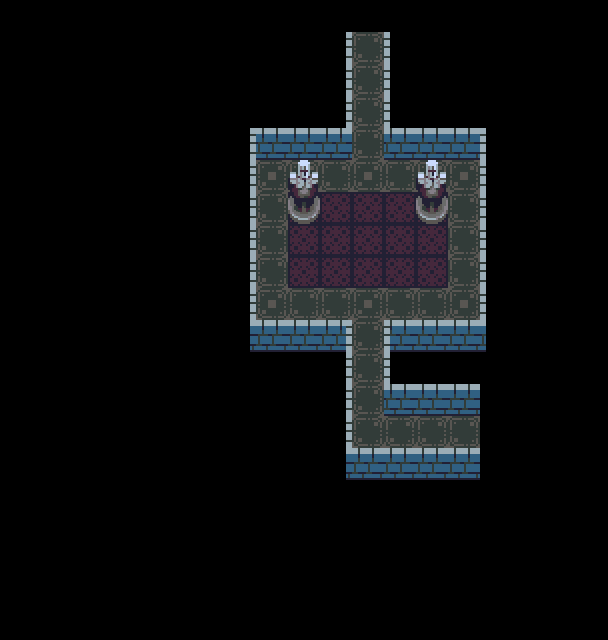

Tiled map render using the project's own tile images. Description and the whole map definition, tile-layer contents included, below:
An orthogonal 19x20 tile map with 32x32 px tiles, 3 tile layers (ground, walls, death) and 4 objects (2x connection, 2x torch).

<map version="1.0" tiledversion="1.1.5" orientation="orthogonal" renderorder="right-down" width="19" height="20" tilewidth="32" tileheight="32" infinite="0" nextobjectid="36">
 <tileset firstgid="1" source="tower-tileset.tsx" />
 <layer name="ground" width="19" height="20">
  <data encoding="csv">
0,0,0,0,0,0,0,0,0,0,0,0,0,0,0,0,0,0,0,
0,0,0,0,0,0,0,0,0,0,0,0,0,0,0,0,0,0,0,
0,0,0,0,0,0,0,0,0,0,0,51,0,0,0,0,0,0,0,
0,0,0,0,0,0,0,0,0,0,0,51,0,0,0,0,0,0,0,
0,0,0,0,0,0,0,0,0,0,0,51,0,0,0,0,0,0,0,
0,0,0,0,0,0,0,0,41,51,51,41,51,51,41,0,0,0,0,
0,0,0,0,0,0,0,0,51,52,52,52,52,52,51,0,0,0,0,
0,0,0,0,0,0,0,0,51,52,52,52,52,52,51,0,0,0,0,
0,0,0,0,0,0,0,0,51,52,52,52,52,52,51,0,0,0,0,
0,0,0,0,0,0,0,0,41,51,51,41,51,51,41,0,0,0,0,
0,0,0,0,0,0,0,0,0,0,0,51,0,0,0,0,0,0,0,
0,0,0,0,0,0,0,0,0,0,0,51,0,0,0,0,0,0,0,
0,0,0,0,0,0,0,0,0,0,0,51,0,0,0,0,0,0,0,
0,0,0,0,0,0,0,0,0,0,0,51,51,51,0,0,0,0,0,
0,0,0,0,0,0,0,0,0,0,0,0,0,0,0,0,0,0,0,
0,0,0,0,0,0,0,0,0,0,0,0,0,0,0,0,0,0,0,
0,0,0,0,0,0,0,0,0,0,0,0,0,0,0,0,0,0,0,
0,0,0,0,0,0,0,0,0,0,0,0,0,0,0,0,0,0,0,
0,0,0,0,0,0,0,0,0,0,0,0,0,0,0,0,0,0,0,
0,0,0,0,0,0,0,0,0,0,0,0,0,0,0,0,0,0,0
</data>
 </layer>
 <layer name="walls" width="19" height="20">
  <data encoding="csv">
0,0,0,0,0,0,0,0,0,0,0,0,0,0,0,0,0,0,0,
0,0,0,0,0,0,0,0,0,0,14,51,15,0,0,0,0,0,0,
0,0,0,0,0,0,0,0,0,0,14,0,15,0,0,0,0,0,0,
0,0,0,0,0,0,0,0,0,0,14,0,15,0,0,0,0,0,0,
0,0,0,0,0,0,0,14,12,12,12,0,12,12,12,15,0,0,0,
0,0,0,0,0,0,0,14,0,87,0,0,0,87,0,15,0,0,0,
0,0,0,0,0,0,0,14,0,97,0,0,0,97,0,15,0,0,0,
0,0,0,0,0,0,0,14,0,0,0,0,0,0,0,15,0,0,0,
0,0,0,0,0,0,0,14,0,0,0,0,0,0,0,15,0,0,0,
0,0,0,0,0,0,0,14,0,0,0,0,0,0,0,15,0,0,0,
0,0,0,0,0,0,0,24,12,12,23,0,22,12,12,21,0,0,0,
0,0,0,0,0,0,0,0,0,0,14,0,15,0,0,0,0,0,0,
0,0,0,0,0,0,0,0,0,0,14,0,12,12,12,0,0,0,0,
0,0,0,0,0,0,0,0,0,0,14,0,0,0,51,0,0,0,0,
0,0,0,0,0,0,0,0,0,0,24,12,12,12,12,0,0,0,0,
0,0,0,0,0,0,0,0,0,0,0,0,0,0,0,0,0,0,0,
0,0,0,0,0,0,0,0,0,0,0,0,0,0,0,0,0,0,0,
0,0,0,0,0,0,0,0,0,0,0,0,0,0,0,0,0,0,0,
0,0,0,0,0,0,0,0,0,0,0,0,0,0,0,0,0,0,0,
0,0,0,0,0,0,0,0,0,0,0,0,0,0,0,0,0,0,0
</data>
 </layer>
 <layer name="death" width="19" height="20">
  <data encoding="csv">
0,0,0,0,0,0,0,0,0,0,0,0,0,0,0,0,0,0,0,
0,0,0,0,0,0,0,0,0,0,0,0,0,0,0,0,0,0,0,
0,0,0,0,0,0,0,0,0,0,0,0,0,0,0,0,0,0,0,
0,0,0,0,0,0,0,0,0,0,0,0,0,0,0,0,0,0,0,
0,0,0,0,0,0,0,0,0,0,0,0,0,0,0,0,0,0,0,
0,0,0,0,0,0,0,0,0,0,0,0,0,0,0,0,0,0,0,
0,0,0,0,0,0,0,0,0,0,0,0,0,0,0,0,0,0,0,
0,0,0,0,0,0,0,0,0,0,0,0,0,0,0,0,0,0,0,
0,0,0,0,0,0,0,0,0,0,0,0,0,0,0,0,0,0,0,
0,0,0,0,0,0,0,0,0,0,0,0,0,0,0,0,0,0,0,
0,0,0,0,0,0,0,0,0,0,0,0,0,0,0,0,0,0,0,
0,0,0,0,0,0,0,0,0,0,0,0,0,0,0,0,0,0,0,
0,0,0,0,0,0,0,0,0,0,0,0,0,0,0,0,0,0,0,
0,0,0,0,0,0,0,0,0,0,0,0,0,0,0,0,0,0,0,
0,0,0,0,0,0,0,0,0,0,0,0,0,0,0,0,0,0,0,
0,0,0,0,0,0,0,0,0,0,0,0,0,0,0,0,0,0,0,
0,0,0,0,0,0,0,0,0,0,0,0,0,0,0,0,0,0,0,
0,0,0,0,0,0,0,0,0,0,0,0,0,0,0,0,0,0,0,
0,0,0,0,0,0,0,0,0,0,0,0,0,0,0,0,0,0,0,
0,0,0,0,0,0,0,0,0,0,0,0,0,0,0,0,0,0,0
</data>
 </layer>
 <objectgroup name="objects">
  <object id="11" name="115" type="connection" x="352" y="64" width="32" height="32">
   <properties>
    <property name="dir" value="down" />
    <property name="to" value="116" />
   </properties>
  </object>
  <object id="12" name="114" type="connection" x="416" y="416" width="32" height="32">
   <properties>
    <property name="dir" value="left" />
    <property name="to" value="213" />
   </properties>
  </object>
  <object id="16" type="torch" x="288" y="179" width="32" height="32" />
  <object id="17" type="torch" x="417" y="177" width="32" height="32" />
 </objectgroup>
</map>
